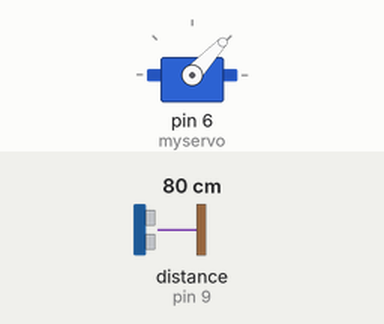
Recording of a sketch running on a simulated Arduino Uno, built with avr-gcc and run on an emulated ATmega328P. On the bench: servo. Wiring (inferred from the names in the program): ultrasonic range finder: trigger pin 8; echo pin 9. The test bench sets the inputs (shaded band); at power-on: distance to the obstacle (sensor on pin 9) 80 cm. The echo pulse lasts 58.3 µs per cm; what the sketch prints to the serial monitor is not drawn.

Above: at 1.2 s.
1.3 s: distance to the obstacle (sensor on pin 9) set to 2 cm
At 2.2 s:
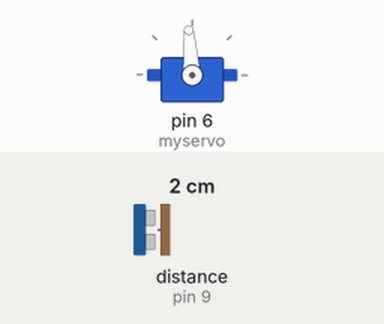
4.3 s: distance to the obstacle (sensor on pin 9) set to 120 cm
At 5.1 s:
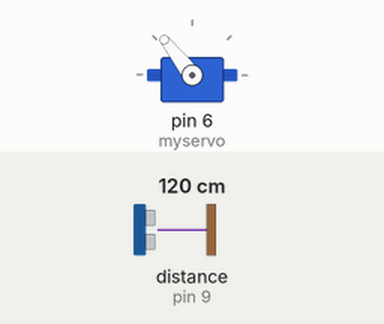
7.3 s: distance to the obstacle (sensor on pin 9) set to 250 cm
At 8.4 s:
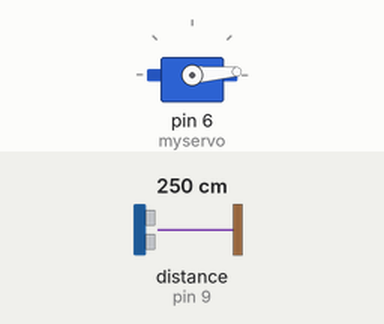
Timing chart, 0 to 16.3 s (numbered marks = the images above; inputs shaded):
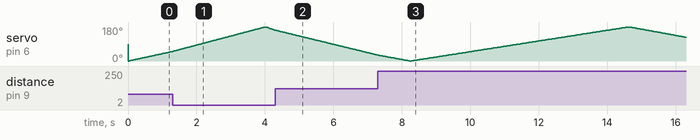

The sketch:

Radar.ino
```cpp
#include <Servo.h>
const int trig = 8;
const int echo = 9;
int degree = 0;
int l=0;
Servo myservo;
void setup() {
  // put your setup code here, to run once:
  pinMode(echo, INPUT);
  pinMode(trig, OUTPUT);
  Serial.begin(9600);
  myservo.attach(6);
}

void loop() {
  for(degree = 0; degree <= 180; degree += 1){
    distance();
    servo();
    Serial.write(l);
    Serial.print(degree);
    Serial.println('.');
    delay(20);
  }
  for(degree = 180; degree >= 0; degree -= 1){
    distance();
    servo();
    Serial.write(l);
    Serial.print(degree);
    Serial.println('.');
    delay(15);
  }
}
void servo(){
  myservo.write(degree);

}
void distance(){
  float s = 0;
  long time = 0;
  digitalWrite(trig, 1);
  delayMicroseconds(15);
  digitalWrite(trig, 0);
  time = pulseIn(echo, HIGH);
  s = time/58.00;
  if(s<=100)
  l = s;
  s = 0;
  time = 0;
}
```
